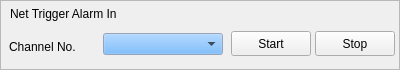
  <widget class="QFrame" name="frame4">
   <property name="geometry">
    <rect>
     <x>10</x>
     <y>61</y>
     <width>400</width>
     <height>70</height>
    </rect>
   </property>
   <property name="frameShape">
    <enum>QFrame::StyledPanel</enum>
   </property>
   <property name="frameShadow">
    <enum>QFrame::Plain</enum>
   </property>
   <widget class="QLabel" name="textLabel1">
    <property name="geometry">
     <rect>
      <x>10</x>
      <y>4</y>
      <width>201</width>
      <height>20</height>
     </rect>
    </property>
    <property name="text">
     <string>Net Trigger Alarm In</string>
    </property>
    <property name="wordWrap">
     <bool>false</bool>
    </property>
   </widget>
   <widget class="QLabel" name="textLabel3">
    <property name="geometry">
     <rect>
      <x>9</x>
      <y>31</y>
      <width>91</width>
      <height>31</height>
     </rect>
    </property>
    <property name="text">
     <string>Channel No.</string>
    </property>
    <property name="wordWrap">
     <bool>false</bool>
    </property>
   </widget>
   <widget class="QComboBox" name="ComboxChannelIn">
    <property name="geometry">
     <rect>
      <x>103</x>
      <y>33</y>
      <width>120</width>
      <height>22</height>
     </rect>
    </property>
    <property name="palette">
     <palette>
      <active>
       <colorrole role="WindowText">
        <brush brushstyle="SolidPattern">
         <color alpha="255">
          <red>0</red>
          <green>0</green>
          <blue>0</blue>
         </color>
        </brush>
       </colorrole>
       <colorrole role="Button">
        <brush brushstyle="SolidPattern">
         <color alpha="255">
          <red>85</red>
          <green>170</green>
          <blue>255</blue>
         </color>
        </brush>
       </colorrole>
       <colorrole role="Light">
        <brush brushstyle="SolidPattern">
         <color alpha="255">
          <red>212</red>
          <green>234</green>
          <blue>255</blue>
         </color>
        </brush>
       </colorrole>
       <colorrole role="Midlight">
        <brush brushstyle="SolidPattern">
         <color alpha="255">
          <red>148</red>
          <green>202</green>
          <blue>255</blue>
         </color>
        </brush>
       </colorrole>
       <colorrole role="Dark">
        <brush brushstyle="SolidPattern">
         <color alpha="255">
          <red>42</red>
          <green>85</green>
          <blue>127</blue>
         </color>
        </brush>
       </colorrole>
       <colorrole role="Mid">
        <brush brushstyle="SolidPattern">
         <color alpha="255">
          <red>57</red>
          <green>113</green>
          <blue>170</blue>
         </color>
        </brush>
       </colorrole>
       <colorrole role="Text">
        <brush brushstyle="SolidPattern">
         <color alpha="255">
          <red>0</red>
          <green>0</green>
          <blue>0</blue>
         </color>
        </brush>
       </colorrole>
       <colorrole role="BrightText">
        <brush brushstyle="SolidPattern">
         <color alpha="255">
          <red>255</red>
          <green>255</green>
          <blue>255</blue>
         </color>
        </brush>
       </colorrole>
       <colorrole role="ButtonText">
        <brush brushstyle="SolidPattern">
         <color alpha="255">
          <red>0</red>
          <green>0</green>
          <blue>0</blue>
         </color>
        </brush>
       </colorrole>
       <colorrole role="Base">
        <brush brushstyle="SolidPattern">
         <color alpha="255">
          <red>255</red>
          <green>255</green>
          <blue>255</blue>
         </color>
        </brush>
       </colorrole>
       <colorrole role="Window">
        <brush brushstyle="SolidPattern">
         <color alpha="255">
          <red>212</red>
          <green>228</green>
          <blue>255</blue>
         </color>
        </brush>
       </colorrole>
       <colorrole role="Shadow">
        <brush brushstyle="SolidPattern">
         <color alpha="255">
          <red>0</red>
          <green>0</green>
          <blue>0</blue>
         </color>
        </brush>
       </colorrole>
       <colorrole role="Highlight">
        <brush brushstyle="SolidPattern">
         <color alpha="255">
          <red>0</red>
          <green>0</green>
          <blue>128</blue>
         </color>
        </brush>
       </colorrole>
       <colorrole role="HighlightedText">
        <brush brushstyle="SolidPattern">
         <color alpha="255">
          <red>255</red>
          <green>255</green>
          <blue>255</blue>
         </color>
        </brush>
       </colorrole>
       <colorrole role="Link">
        <brush brushstyle="SolidPattern">
         <color alpha="255">
          <red>0</red>
          <green>0</green>
          <blue>0</blue>
         </color>
        </brush>
       </colorrole>
       <colorrole role="LinkVisited">
        <brush brushstyle="SolidPattern">
         <color alpha="255">
          <red>0</red>
          <green>0</green>
          <blue>0</blue>
         </color>
        </brush>
       </colorrole>
      </active>
      <inactive>
       <colorrole role="WindowText">
        <brush brushstyle="SolidPattern">
         <color alpha="255">
          <red>0</red>
          <green>0</green>
          <blue>0</blue>
         </color>
        </brush>
       </colorrole>
       <colorrole role="Button">
        <brush brushstyle="SolidPattern">
         <color alpha="255">
          <red>85</red>
          <green>170</green>
          <blue>255</blue>
         </color>
        </brush>
       </colorrole>
       <colorrole role="Light">
        <brush brushstyle="SolidPattern">
         <color alpha="255">
          <red>212</red>
          <green>234</green>
          <blue>255</blue>
         </color>
        </brush>
       </colorrole>
       <colorrole role="Midlight">
        <brush brushstyle="SolidPattern">
         <color alpha="255">
          <red>123</red>
          <green>189</green>
          <blue>255</blue>
         </color>
        </brush>
       </colorrole>
       <colorrole role="Dark">
        <brush brushstyle="SolidPattern">
         <color alpha="255">
          <red>42</red>
          <green>85</green>
          <blue>127</blue>
         </color>
        </brush>
       </colorrole>
       <colorrole role="Mid">
        <brush brushstyle="SolidPattern">
         <color alpha="255">
          <red>57</red>
          <green>113</green>
          <blue>170</blue>
         </color>
        </brush>
       </colorrole>
       <colorrole role="Text">
        <brush brushstyle="SolidPattern">
         <color alpha="255">
          <red>0</red>
          <green>0</green>
          <blue>0</blue>
         </color>
        </brush>
       </colorrole>
       <colorrole role="BrightText">
        <brush brushstyle="SolidPattern">
         <color alpha="255">
          <red>255</red>
          <green>255</green>
          <blue>255</blue>
         </color>
        </brush>
       </colorrole>
       <colorrole role="ButtonText">
        <brush brushstyle="SolidPattern">
         <color alpha="255">
          <red>0</red>
          <green>0</green>
          <blue>0</blue>
         </color>
        </brush>
       </colorrole>
       <colorrole role="Base">
        <brush brushstyle="SolidPattern">
         <color alpha="255">
          <red>255</red>
          <green>255</green>
          <blue>255</blue>
         </color>
        </brush>
       </colorrole>
       <colorrole role="Window">
        <brush brushstyle="SolidPattern">
         <color alpha="255">
          <red>212</red>
          <green>228</green>
          <blue>255</blue>
         </color>
        </brush>
       </colorrole>
       <colorrole role="Shadow">
        <brush brushstyle="SolidPattern">
         <color alpha="255">
          <red>0</red>
          <green>0</green>
          <blue>0</blue>
         </color>
        </brush>
       </colorrole>
       <colorrole role="Highlight">
        <brush brushstyle="SolidPattern">
         <color alpha="255">
          <red>0</red>
          <green>0</green>
          <blue>128</blue>
         </color>
        </brush>
       </colorrole>
       <colorrole role="HighlightedText">
        <brush brushstyle="SolidPattern">
         <color alpha="255">
          <red>255</red>
          <green>255</green>
          <blue>255</blue>
         </color>
        </brush>
       </colorrole>
       <colorrole role="Link">
        <brush brushstyle="SolidPattern">
         <color alpha="255">
          <red>0</red>
          <green>0</green>
          <blue>255</blue>
         </color>
        </brush>
       </colorrole>
       <colorrole role="LinkVisited">
        <brush brushstyle="SolidPattern">
         <color alpha="255">
          <red>255</red>
          <green>0</green>
          <blue>255</blue>
         </color>
        </brush>
       </colorrole>
      </inactive>
      <disabled>
       <colorrole role="WindowText">
        <brush brushstyle="SolidPattern">
         <color alpha="255">
          <red>128</red>
          <green>128</green>
          <blue>128</blue>
         </color>
        </brush>
       </colorrole>
       <colorrole role="Button">
        <brush brushstyle="SolidPattern">
         <color alpha="255">
          <red>85</red>
          <green>170</green>
          <blue>255</blue>
         </color>
        </brush>
       </colorrole>
       <colorrole role="Light">
        <brush brushstyle="SolidPattern">
         <color alpha="255">
          <red>212</red>
          <green>234</green>
          <blue>255</blue>
         </color>
        </brush>
       </colorrole>
       <colorrole role="Midlight">
        <brush brushstyle="SolidPattern">
         <color alpha="255">
          <red>123</red>
          <green>189</green>
          <blue>255</blue>
         </color>
        </brush>
       </colorrole>
       <colorrole role="Dark">
        <brush brushstyle="SolidPattern">
         <color alpha="255">
          <red>42</red>
          <green>85</green>
          <blue>127</blue>
         </color>
        </brush>
       </colorrole>
       <colorrole role="Mid">
        <brush brushstyle="SolidPattern">
         <color alpha="255">
          <red>57</red>
          <green>113</green>
          <blue>170</blue>
         </color>
        </brush>
       </colorrole>
       <colorrole role="Text">
        <brush brushstyle="SolidPattern">
         <color alpha="255">
          <red>128</red>
          <green>128</green>
          <blue>128</blue>
         </color>
        </brush>
       </colorrole>
       <colorrole role="BrightText">
        <brush brushstyle="SolidPattern">
         <color alpha="255">
          <red>255</red>
          <green>255</green>
          <blue>255</blue>
         </color>
        </brush>
       </colorrole>
       <colorrole role="ButtonText">
        <brush brushstyle="SolidPattern">
         <color alpha="255">
          <red>128</red>
          <green>128</green>
          <blue>128</blue>
         </color>
        </brush>
       </colorrole>
       <colorrole role="Base">
        <brush brushstyle="SolidPattern">
         <color alpha="255">
          <red>255</red>
          <green>255</green>
          <blue>255</blue>
         </color>
        </brush>
       </colorrole>
       <colorrole role="Window">
        <brush brushstyle="SolidPattern">
         <color alpha="255">
          <red>212</red>
          <green>228</green>
          <blue>255</blue>
         </color>
        </brush>
       </colorrole>
       <colorrole role="Shadow">
        <brush brushstyle="SolidPattern">
         <color alpha="255">
          <red>0</red>
          <green>0</green>
          <blue>0</blue>
         </color>
        </brush>
       </colorrole>
       <colorrole role="Highlight">
        <brush brushstyle="SolidPattern">
         <color alpha="255">
          <red>0</red>
          <green>0</green>
          <blue>128</blue>
         </color>
        </brush>
       </colorrole>
       <colorrole role="HighlightedText">
        <brush brushstyle="SolidPattern">
         <color alpha="255">
          <red>255</red>
          <green>255</green>
          <blue>255</blue>
         </color>
        </brush>
       </colorrole>
       <colorrole role="Link">
        <brush brushstyle="SolidPattern">
         <color alpha="255">
          <red>0</red>
          <green>0</green>
          <blue>255</blue>
         </color>
        </brush>
       </colorrole>
       <colorrole role="LinkVisited">
        <brush brushstyle="SolidPattern">
         <color alpha="255">
          <red>255</red>
          <green>0</green>
          <blue>255</blue>
         </color>
        </brush>
       </colorrole>
      </disabled>
     </palette>
    </property>
   </widget>
   <widget class="QPushButton" name="ButAlarmInStart">
    <property name="geometry">
     <rect>
      <x>231</x>
      <y>31</y>
      <width>80</width>
      <height>25</height>
     </rect>
    </property>
    <property name="text">
     <string>Start</string>
    </property>
   </widget>
   <widget class="QPushButton" name="ButAlarmInStop">
    <property name="geometry">
     <rect>
      <x>315</x>
      <y>31</y>
      <width>80</width>
      <height>25</height>
     </rect>
    </property>
    <property name="text">
     <string>Stop</string>
    </property>
   </widget>
  </widget>
